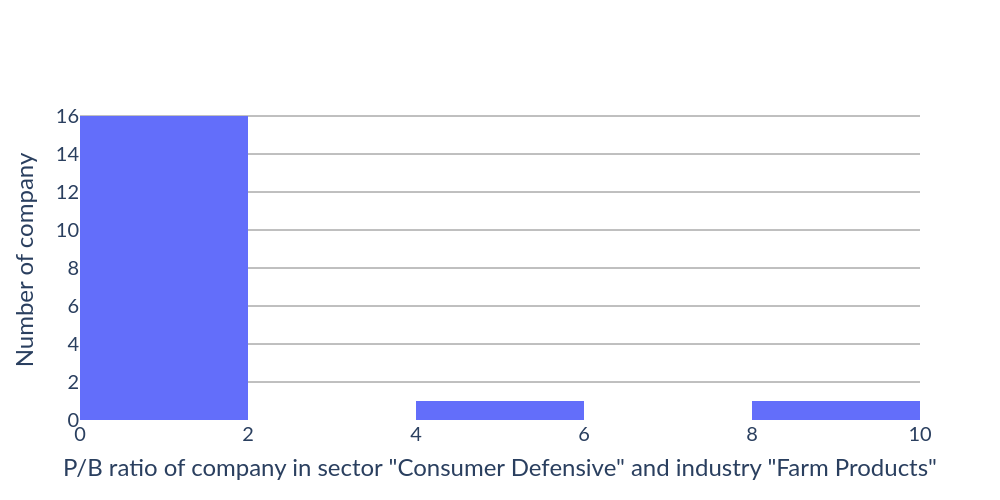

This figure's notebook cell:
### Code cell
# Distribution of market cap
fig = go.Figure()
fig.add_trace(
    go.Histogram(x = df['pb_ratio'].apply(lambda x : float(x) if not pd.isna(x) else None))
)
fig.update_yaxes(showgrid = True, gridcolor = 'gray', title = 'Number of company')
fig.update_xaxes(title = f'P/B ratio of company in sector "{SECTOR}" and industry "{INDUSTRY}"')
fig.update_layout(
    width = 1000,
    height = 500,
    plot_bgcolor = 'white',
    paper_bgcolor = 'white',
    font = dict(family = 'Lato', size = 20)
)
fig.show()

### Figure 1 — Plotly figure (JSON) as saved in the notebook; plotly's stock layout.template omitted (floating-point values rounded to 4 significant figures)
{"data": [{"type": "histogram", "x": [0.5602, 0.4875, 0.2955, 9.0, 1.57, 0.5694, 0.6571, 0.9011, 1.235, 0.6875, 1.369, 5.431, 1.097, 1.102, 1.044, 0.6667, 1.184, 0.5455]}], "layout": {"font": {"family": "Lato", "size": 20}, "height": 500, "paper_bgcolor": "white", "plot_bgcolor": "white", "width": 1000, "xaxis": {"title": {"text": "P/B ratio of company in sector \"Consumer Defensive\" and industry \"Farm Products\""}}, "yaxis": {"gridcolor": "gray", "showgrid": true, "title": {"text": "Number of company"}}}}
